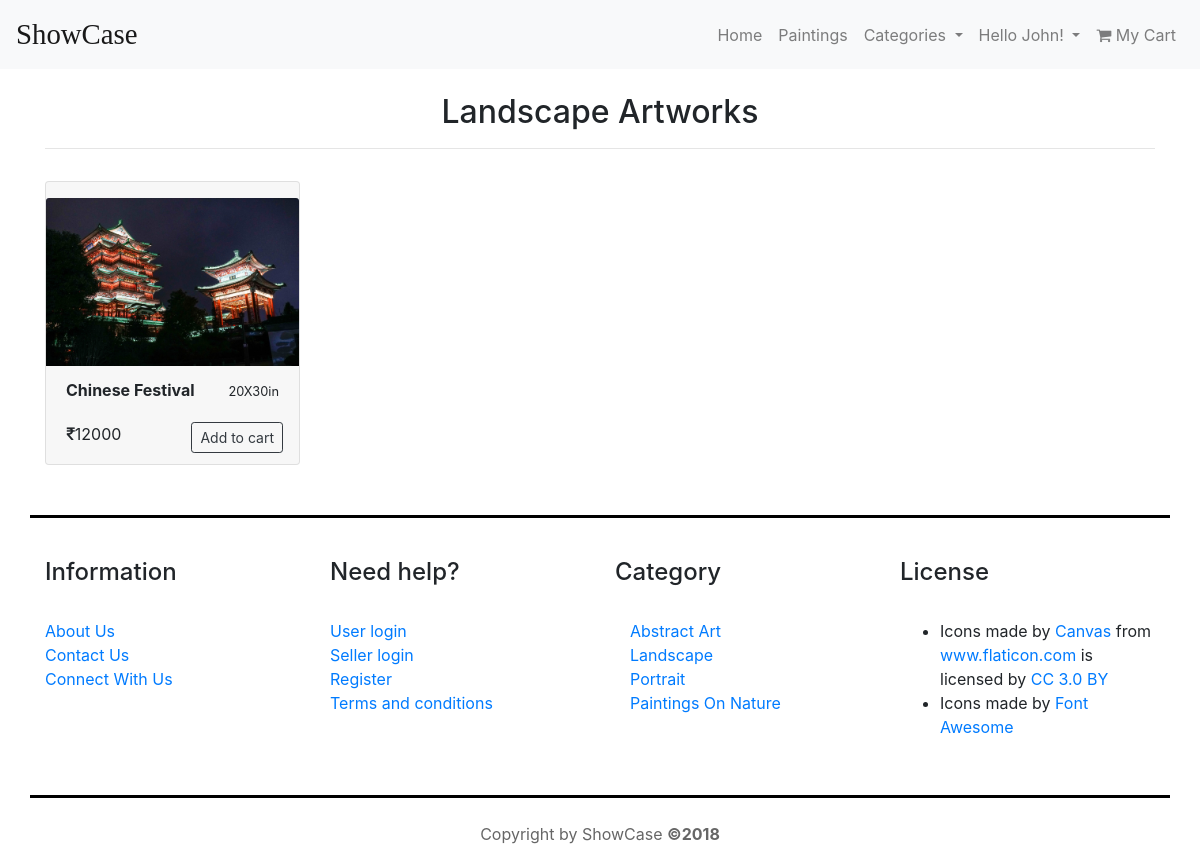
/category.php?category=Landscape (signed in), run on the app's committed database.
### tables this page shows
CREATE TABLE `product` (
  `id` int(11) NOT NULL,
  `title` varchar(255) DEFAULT NULL,
  `type` varchar(255) DEFAULT NULL,
  `surface` varchar(255) DEFAULT NULL,
  `delivery` varchar(255) DEFAULT NULL,
  `image` varchar(255) DEFAULT NULL,
  `longdesc` mediumtext,
  `shortdesc` varchar(255) DEFAULT NULL,
  `yearofartwork` year(4) DEFAULT NULL,
  `width` int(11) DEFAULT NULL,
  `height` int(11) DEFAULT NULL,
  `price` int(11) DEFAULT NULL,
  `sellerid` int(11) DEFAULT NULL,
  `category` varchar(255) DEFAULT NULL
);

### function.php (called while the page is built, shortened)
<?php
class DB_connect
{
	function __construct()
	{
		$conn = new mysqli(SERVERNAME, 'root', PASSWORD,DATABASENAME);
		$this->dbh=$conn;
	}
	public function select_by_colname_reloaded($tablename,$cols,$colname,$colvalue)
	{
		$col="";
		foreach($cols as $x)
		{
			$col.=$x.",";
		}
		$col=rtrim($col,",");
		$sql="SELECT $col FROM $tablename WHERE $colname='$colvalue'";
		$result=mysqli_query($this->dbh,$sql);
		if ($result)
		{
    			return $result;
		}
		else
		{
    		echo "Error: " . $sql . "<br>" . $this->dbh->error;
		}
	}
}
?>

### elements/show_current_category.php (the view, shortened to what this page needs)
<?php
require_once "function.php";
$show=new DB_connect();
$cols=array("id","title","type","width","height","price","shortdesc","image","sellerid");
$result=$show->select_by_colname_reloaded('product',$cols,'category',$_GET['category']);
?>
<?php
	$count=0;
	if($count==0 or $count%5==0)
	{
		echo '<div class="row">';
	}
 	while($row=mysqli_fetch_array($result))
			{
	?>
	<div class="col-lg-3 col-sm-4 col-xs-6 product-view">
		<div class="card">
			<div class="card-header category-view"></div>
			<a href="details.php?product_id=<?php echo $row['id']+8887; ?> ">
				<img class="card-img-top" src="gallery/<?php echo $row['image']; ?>">
			</a>
			<div class="card-header" style="overflow:hidden;">
				<span class="float-left" ><b><?php  echo  $row["title"]; ?></b></span>
				<span class="float-right">   <small>  <?php echo $row['width'].'X'.$row['height'].'in' ?>  </small> </span>
			</div>
			<div class="card-footer">
				<span class="float-left"><i class="fa fa-rupee"></i><?php echo $row['price']; ?></span>
				<button type="button" class="btn btn-sm btn-outline-dark float-right"
				 onclick="window.location.href='controllers/addtocart.php?product_id=<?php echo $row['id']+8887; ?>';">Add to cart</button>
			</div>
		</div>
	</div>
	<?php } ?>
	<?php if($put=1){echo "</div>"; $put=0;} ?>
</div>

### style.css (style rules this page uses)
.product-view { padding-top:1rem; }
.card-header { border:none; }
.card-footer { padding-right:1rem;;border: none;padding-top:0.5rem;padding-bottom:0.7rem;padding-left:1.3rem; }
.category-view { padding:0.5rem;padding-left:1rem; }

### data on the page
product: image (picture), title "Chinese Festival", width "20", height "30", price "12000"

### other printed values
$_SESSION["buyer_name"] "John"
$_GET['category'] "Landscape"
